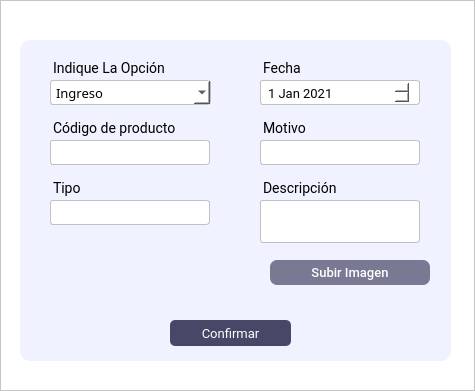
<?xml version="1.0" encoding="UTF-8"?>
<ui version="4.0">
 <class>MainWindow</class>
 <widget class="QMainWindow" name="MainWindow">
  <property name="geometry">
   <rect>
    <x>0</x>
    <y>0</y>
    <width>475</width>
    <height>391</height>
   </rect>
  </property>
  <property name="windowTitle">
   <string>MainWindow</string>
  </property>
  <widget class="QWidget" name="centralwidget">
   <layout class="QVBoxLayout" name="verticalLayout">
    <property name="spacing">
     <number>0</number>
    </property>
    <property name="leftMargin">
     <number>0</number>
    </property>
    <property name="topMargin">
     <number>0</number>
    </property>
    <property name="rightMargin">
     <number>0</number>
    </property>
    <property name="bottomMargin">
     <number>0</number>
    </property>
    <item>
     <widget class="QFrame" name="frame_2">
      <property name="minimumSize">
       <size>
        <width>0</width>
        <height>300</height>
       </size>
      </property>
      <property name="maximumSize">
       <size>
        <width>16777215</width>
        <height>16777215</height>
       </size>
      </property>
      <property name="styleSheet">
       <string notr="true">background: #fff;
</string>
      </property>
      <property name="frameShape">
       <enum>QFrame::StyledPanel</enum>
      </property>
      <property name="frameShadow">
       <enum>QFrame::Raised</enum>
      </property>
      <widget class="QFrame" name="frame_3">
       <property name="geometry">
        <rect>
         <x>20</x>
         <y>40</y>
         <width>431</width>
         <height>321</height>
        </rect>
       </property>
       <property name="maximumSize">
        <size>
         <width>16777215</width>
         <height>400</height>
        </size>
       </property>
       <property name="styleSheet">
        <string notr="true">border-radius: 10px;
background-color: rgb(240, 242, 255);
</string>
       </property>
       <property name="frameShape">
        <enum>QFrame::StyledPanel</enum>
       </property>
       <property name="frameShadow">
        <enum>QFrame::Raised</enum>
       </property>
       <widget class="QPushButton" name="subirFoto_btn">
        <property name="geometry">
         <rect>
          <x>250</x>
          <y>220</y>
          <width>160</width>
          <height>25</height>
         </rect>
        </property>
        <property name="maximumSize">
         <size>
          <width>16777215</width>
          <height>16777215</height>
         </size>
        </property>
        <property name="cursor">
         <cursorShape>PointingHandCursor</cursorShape>
        </property>
        <property name="styleSheet">
         <string notr="true">QPushButton{
background-color: rgba(71, 71, 103,180);
border-radius: 7px;
padding: 4 10px;
color: #fff;
font-family:Roboto;
border: none;
font-size:13px;
font-weight: 500;
}
QPushButton:hover{
background-color: rgba(71, 71, 103);
color: #fff;

}</string>
        </property>
        <property name="text">
         <string>Subir Imagen</string>
        </property>
       </widget>
       <widget class="QLabel" name="label_fecha">
        <property name="geometry">
         <rect>
          <x>230</x>
          <y>10</y>
          <width>90</width>
          <height>27</height>
         </rect>
        </property>
        <property name="maximumSize">
         <size>
          <width>90</width>
          <height>16777215</height>
         </size>
        </property>
        <property name="font">
         <font>
          <family>Roboto</family>
          <pointsize>-1</pointsize>
         </font>
        </property>
        <property name="styleSheet">
         <string notr="true">font-family: Roboto;
font-size: 14px;
margin-top:10px;
margin-left:10px

</string>
        </property>
        <property name="text">
         <string>Fecha</string>
        </property>
       </widget>
       <widget class="QLabel" name="label_3">
        <property name="geometry">
         <rect>
          <x>20</x>
          <y>10</y>
          <width>62</width>
          <height>27</height>
         </rect>
        </property>
        <property name="font">
         <font>
          <family>Roboto</family>
          <pointsize>-1</pointsize>
         </font>
        </property>
        <property name="styleSheet">
         <string notr="true">font-family: Roboto;
font-size: 14px;
margin-top:10px;
margin-left:10px


</string>
        </property>
        <property name="text">
         <string/>
        </property>
       </widget>
       <widget class="QLineEdit" name="codigo_producto_input">
        <property name="geometry">
         <rect>
          <x>20</x>
          <y>100</y>
          <width>170</width>
          <height>25</height>
         </rect>
        </property>
        <property name="minimumSize">
         <size>
          <width>0</width>
          <height>0</height>
         </size>
        </property>
        <property name="maximumSize">
         <size>
          <width>16777215</width>
          <height>25</height>
         </size>
        </property>
        <property name="styleSheet">
         <string notr="true">QLineEdit{
background-color: #fff;
border: 0.5px solid #c1c1c1;
border-radius: 3px;
padding: 4 5px;
color: #fff;
font-family:Roboto;
font-size:13px;
font-weight: 400;
margin-left: 10px;

}
</string>
        </property>
        <property name="placeholderText">
         <string/>
        </property>
       </widget>
       <widget class="QLabel" name="label_codigo_producto">
        <property name="geometry">
         <rect>
          <x>20</x>
          <y>70</y>
          <width>141</width>
          <height>27</height>
         </rect>
        </property>
        <property name="font">
         <font>
          <family>Roboto</family>
          <pointsize>-1</pointsize>
         </font>
        </property>
        <property name="styleSheet">
         <string notr="true">font-family: Roboto;
font-size: 14px;
margin-top:10px;
margin-left:10px

</string>
        </property>
        <property name="text">
         <string>Código de producto</string>
        </property>
       </widget>
       <widget class="QTextEdit" name="descripcion_input">
        <property name="geometry">
         <rect>
          <x>230</x>
          <y>160</y>
          <width>170</width>
          <height>43</height>
         </rect>
        </property>
        <property name="styleSheet">
         <string notr="true">border: 1px solid #c1c1c1;
background-color: #fff;
border-radius: 3px;
padding: 4 5px;
color: #000;
font-family:Roboto;
font-size:13px;
font-weight: 400;
margin-left: 10px</string>
        </property>
       </widget>
       <widget class="QLabel" name="label_descripcion">
        <property name="geometry">
         <rect>
          <x>230</x>
          <y>130</y>
          <width>99</width>
          <height>27</height>
         </rect>
        </property>
        <property name="font">
         <font>
          <family>Roboto</family>
          <pointsize>-1</pointsize>
         </font>
        </property>
        <property name="styleSheet">
         <string notr="true">font-family: Roboto;
font-size: 14px;
margin-top:10px;
margin-left:10px

</string>
        </property>
        <property name="text">
         <string>Descripción</string>
        </property>
       </widget>
       <widget class="QLineEdit" name="tipo_input">
        <property name="geometry">
         <rect>
          <x>20</x>
          <y>160</y>
          <width>170</width>
          <height>25</height>
         </rect>
        </property>
        <property name="minimumSize">
         <size>
          <width>0</width>
          <height>0</height>
         </size>
        </property>
        <property name="maximumSize">
         <size>
          <width>16777215</width>
          <height>25</height>
         </size>
        </property>
        <property name="styleSheet">
         <string notr="true">QLineEdit{
background-color: #fff;
border: 0.5px solid #c1c1c1;
border-radius: 3px;
padding: 4 5px;
color: #fff;
font-family:Roboto;
font-size:13px;
font-weight: 400;
margin-left: 10px;

}
</string>
        </property>
        <property name="placeholderText">
         <string/>
        </property>
       </widget>
       <widget class="QLabel" name="label_tipo">
        <property name="geometry">
         <rect>
          <x>20</x>
          <y>130</y>
          <width>84</width>
          <height>27</height>
         </rect>
        </property>
        <property name="font">
         <font>
          <family>Roboto</family>
          <pointsize>-1</pointsize>
         </font>
        </property>
        <property name="styleSheet">
         <string notr="true">font-family: Roboto;
font-size: 14px;
margin-top:10px;
margin-left:10px

</string>
        </property>
        <property name="text">
         <string>Tipo</string>
        </property>
       </widget>
       <widget class="QLabel" name="label_motivo">
        <property name="geometry">
         <rect>
          <x>230</x>
          <y>70</y>
          <width>71</width>
          <height>27</height>
         </rect>
        </property>
        <property name="font">
         <font>
          <family>Roboto</family>
          <pointsize>-1</pointsize>
         </font>
        </property>
        <property name="styleSheet">
         <string notr="true">font-family: Roboto;
font-size: 14px;
margin-top:10px;
margin-left:10px

</string>
        </property>
        <property name="text">
         <string>Motivo</string>
        </property>
       </widget>
       <widget class="QLineEdit" name="motivo_input">
        <property name="geometry">
         <rect>
          <x>230</x>
          <y>100</y>
          <width>170</width>
          <height>25</height>
         </rect>
        </property>
        <property name="minimumSize">
         <size>
          <width>0</width>
          <height>0</height>
         </size>
        </property>
        <property name="maximumSize">
         <size>
          <width>16777215</width>
          <height>25</height>
         </size>
        </property>
        <property name="styleSheet">
         <string notr="true">QLineEdit{
background-color: #fff;
border: 0.5px solid #c1c1c1;
border-radius: 3px;
padding: 4 5px;
color: #fff;
font-family:Roboto;
font-size:13px;
font-weight: 400;
margin-left: 10px;

}
</string>
        </property>
        <property name="placeholderText">
         <string/>
        </property>
       </widget>
       <widget class="QPushButton" name="crearprod_btn">
        <property name="geometry">
         <rect>
          <x>150</x>
          <y>280</y>
          <width>121</width>
          <height>26</height>
         </rect>
        </property>
        <property name="font">
         <font>
          <family>Roboto</family>
          <pointsize>-1</pointsize>
         </font>
        </property>
        <property name="cursor">
         <cursorShape>PointingHandCursor</cursorShape>
        </property>
        <property name="styleSheet">
         <string notr="true">QPushButton{
background-color: rgba(71, 71, 103);
color: #fff;
border-radius:5px;
font-family:Roboto;
font-size: 13px

}
QPushButton:hover{
background-color: rgba(71, 71, 103,180);
}</string>
        </property>
        <property name="text">
         <string>Confirmar</string>
        </property>
       </widget>
       <widget class="QLabel" name="label_egr_ing">
        <property name="geometry">
         <rect>
          <x>20</x>
          <y>10</y>
          <width>131</width>
          <height>27</height>
         </rect>
        </property>
        <property name="font">
         <font>
          <family>Roboto</family>
          <pointsize>-1</pointsize>
         </font>
        </property>
        <property name="styleSheet">
         <string notr="true">font-family: Roboto;
font-size: 14px;
margin-top:10px;
margin-left:10px

</string>
        </property>
        <property name="text">
         <string>Indique La Opción</string>
        </property>
       </widget>
       <widget class="QComboBox" name="egr_ing_cb">
        <property name="geometry">
         <rect>
          <x>30</x>
          <y>40</y>
          <width>161</width>
          <height>25</height>
         </rect>
        </property>
        <property name="styleSheet">
         <string notr="true">padding:0 5px;
border-radius: 3px;
font-family:Roboto Lt;
border: none;
font-size:13px;
font-weight: 400;
background-color: #fff;
border: 0.5px solid #c1c1c1;
color: #000;

</string>
        </property>
        <property name="currentText">
         <string>Ingreso</string>
        </property>
        <property name="currentIndex">
         <number>0</number>
        </property>
        <property name="maxVisibleItems">
         <number>3</number>
        </property>
        <property name="maxCount">
         <number>3</number>
        </property>
        <property name="insertPolicy">
         <enum>QComboBox::InsertAfterCurrent</enum>
        </property>
        <property name="iconSize">
         <size>
          <width>16</width>
          <height>0</height>
         </size>
        </property>
        <property name="duplicatesEnabled">
         <bool>false</bool>
        </property>
        <property name="frame">
         <bool>false</bool>
        </property>
        <item>
         <property name="text">
          <string>Ingreso</string>
         </property>
        </item>
        <item>
         <property name="text">
          <string>Egreso</string>
         </property>
        </item>
       </widget>
       <widget class="QDateEdit" name="fecha_date">
        <property name="geometry">
         <rect>
          <x>230</x>
          <y>40</y>
          <width>170</width>
          <height>25</height>
         </rect>
        </property>
        <property name="styleSheet">
         <string notr="true">
background-color: #fff;
border: 0.5px solid #c1c1c1;
border-radius: 3px;
padding: 4 5px;
color: #000;
font-family:Roboto;
font-size:13px;
font-weight: 400;
margin-left: 10px;

</string>
        </property>
        <property name="dateTime">
         <datetime>
          <hour>0</hour>
          <minute>0</minute>
          <second>0</second>
          <year>2021</year>
          <month>1</month>
          <day>1</day>
         </datetime>
        </property>
       </widget>
      </widget>
     </widget>
    </item>
   </layout>
  </widget>
 </widget>
 <resources>
  <include location="img/img_oficiales.qrc"/>
 </resources>
 <connections/>
</ui>
